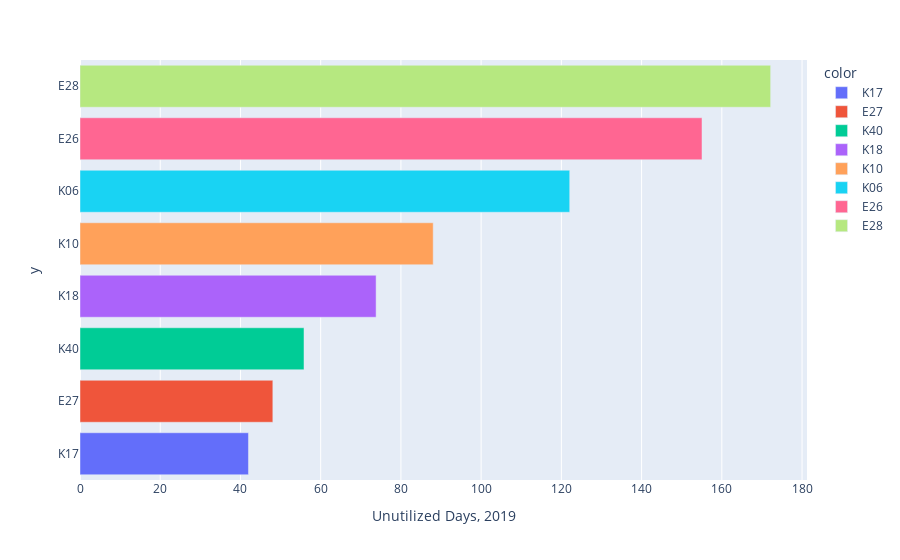

Notebook source saved alongside this figure:
### Markdown cell above
Performance

### Code cell
downdays = pd.DataFrame(oee.groupby('Line')['Uptime'].sum().sort_values()/24)
downdays.columns = ['Unutilized Days, 2019']
px.bar(downdays, y=downdays.index, x='Unutilized Days, 2019', 
       orientation='h', color=downdays.index)

### Figure 1 — Plotly figure (JSON) as saved in the notebook; plotly's stock layout.template omitted (floating-point values rounded to 4 significant figures)
{"data": [{"alignmentgroup": "True", "hoverlabel": {"namelength": 0}, "hovertemplate": "color=K17<br>Unutilized Days, 2019=%{x}<br>y=%{y}", "legendgroup": "K17", "marker": {"color": "#636efa"}, "name": "K17", "offsetgroup": "K17", "orientation": "h", "showlegend": true, "textposition": "auto", "type": "bar", "x": [42.0], "xaxis": "x", "y": ["K17"], "yaxis": "y"}, {"alignmentgroup": "True", "hoverlabel": {"namelength": 0}, "hovertemplate": "color=E27<br>Unutilized Days, 2019=%{x}<br>y=%{y}", "legendgroup": "E27", "marker": {"color": "#EF553B"}, "name": "E27", "offsetgroup": "E27", "orientation": "h", "showlegend": true, "textposition": "auto", "type": "bar", "x": [48.07], "xaxis": "x", "y": ["E27"], "yaxis": "y"}, {"alignmentgroup": "True", "hoverlabel": {"namelength": 0}, "hovertemplate": "color=K40<br>Unutilized Days, 2019=%{x}<br>y=%{y}", "legendgroup": "K40", "marker": {"color": "#00cc96"}, "name": "K40", "offsetgroup": "K40", "orientation": "h", "showlegend": true, "textposition": "auto", "type": "bar", "x": [55.84], "xaxis": "x", "y": ["K40"], "yaxis": "y"}, {"alignmentgroup": "True", "hoverlabel": {"namelength": 0}, "hovertemplate": "color=K18<br>Unutilized Days, 2019=%{x}<br>y=%{y}", "legendgroup": "K18", "marker": {"color": "#ab63fa"}, "name": "K18", "offsetgroup": "K18", "orientation": "h", "showlegend": true, "textposition": "auto", "type": "bar", "x": [73.82], "xaxis": "x", "y": ["K18"], "yaxis": "y"}, {"alignmentgroup": "True", "hoverlabel": {"namelength": 0}, "hovertemplate": "color=K10<br>Unutilized Days, 2019=%{x}<br>y=%{y}", "legendgroup": "K10", "marker": {"color": "#FFA15A"}, "name": "K10", "offsetgroup": "K10", "orientation": "h", "showlegend": true, "textposition": "auto", "type": "bar", "x": [88.05], "xaxis": "x", "y": ["K10"], "yaxis": "y"}, {"alignmentgroup": "True", "hoverlabel": {"namelength": 0}, "hovertemplate": "color=K06<br>Unutilized Days, 2019=%{x}<br>y=%{y}", "legendgroup": "K06", "marker": {"color": "#19d3f3"}, "name": "K06", "offsetgroup": "K06", "orientation": "h", "showlegend": true, "textposition": "auto", "type": "bar", "x": [122.1], "xaxis": "x", "y": ["K06"], "yaxis": "y"}, {"alignmentgroup": "True", "hoverlabel": {"namelength": 0}, "hovertemplate": "color=E26<br>Unutilized Days, 2019=%{x}<br>y=%{y}", "legendgroup": "E26", "marker": {"color": "#FF6692"}, "name": "E26", "offsetgroup": "E26", "orientation": "h", "showlegend": true, "textposition": "auto", "type": "bar", "x": [155.1], "xaxis": "x", "y": ["E26"], "yaxis": "y"}, {"alignmentgroup": "True", "hoverlabel": {"namelength": 0}, "hovertemplate": "color=E28<br>Unutilized Days, 2019=%{x}<br>y=%{y}", "legendgroup": "E28", "marker": {"color": "#B6E880"}, "name": "E28", "offsetgroup": "E28", "orientation": "h", "showlegend": true, "textposition": "auto", "type": "bar", "x": [172.2], "xaxis": "x", "y": ["E28"], "yaxis": "y"}], "layout": {"barmode": "relative", "legend": {"title": {"text": "color"}, "tracegroupgap": 0}, "margin": {"t": 60}, "xaxis": {"anchor": "y", "domain": [0, 1], "title": {"text": "Unutilized Days, 2019"}}, "yaxis": {"anchor": "x", "domain": [0, 1], "title": {"text": "y"}}}}
